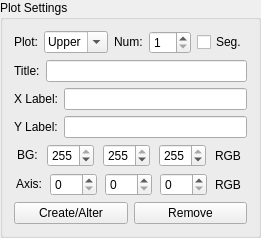
       <widget class="QGroupBox" name="groupBox_7">
        <property name="sizePolicy">
         <sizepolicy hsizetype="Preferred" vsizetype="Fixed">
          <horstretch>0</horstretch>
          <verstretch>0</verstretch>
         </sizepolicy>
        </property>
        <property name="title">
         <string>Plot Settings</string>
        </property>
        <layout class="QVBoxLayout" name="verticalLayout_13">
         <property name="sizeConstraint">
          <enum>QLayout::SetMinimumSize</enum>
         </property>
         <item>
          <layout class="QHBoxLayout" name="horizontalLayout_13">
           <item>
            <widget class="QLabel" name="label_36">
             <property name="sizePolicy">
              <sizepolicy hsizetype="Fixed" vsizetype="Fixed">
               <horstretch>0</horstretch>
               <verstretch>0</verstretch>
              </sizepolicy>
             </property>
             <property name="text">
              <string>Plot:</string>
             </property>
            </widget>
           </item>
           <item>
            <widget class="QComboBox" name="plt_set_ul">
             <property name="sizePolicy">
              <sizepolicy hsizetype="Minimum" vsizetype="Fixed">
               <horstretch>0</horstretch>
               <verstretch>0</verstretch>
              </sizepolicy>
             </property>
             <property name="editable">
              <bool>true</bool>
             </property>
             <item>
              <property name="text">
               <string>Upper</string>
              </property>
             </item>
             <item>
              <property name="text">
               <string>Lower</string>
              </property>
             </item>
            </widget>
           </item>
           <item>
            <widget class="QLabel" name="label_9">
             <property name="sizePolicy">
              <sizepolicy hsizetype="Fixed" vsizetype="Fixed">
               <horstretch>0</horstretch>
               <verstretch>0</verstretch>
              </sizepolicy>
             </property>
             <property name="text">
              <string>Num:</string>
             </property>
            </widget>
           </item>
           <item>
            <widget class="QSpinBox" name="plot_n_set">
             <property name="minimum">
              <number>1</number>
             </property>
             <property name="maximum">
              <number>4</number>
             </property>
            </widget>
           </item>
           <item>
            <widget class="QCheckBox" name="segment">
             <property name="text">
              <string>Seg.</string>
             </property>
            </widget>
           </item>
          </layout>
         </item>
         <item>
          <layout class="QHBoxLayout" name="horizontalLayout_20">
           <item>
            <widget class="QLabel" name="label_39">
             <property name="sizePolicy">
              <sizepolicy hsizetype="Fixed" vsizetype="Fixed">
               <horstretch>0</horstretch>
               <verstretch>0</verstretch>
              </sizepolicy>
             </property>
             <property name="text">
              <string>Title:</string>
             </property>
            </widget>
           </item>
           <item>
            <widget class="QLineEdit" name="title_plot">
             <property name="sizePolicy">
              <sizepolicy hsizetype="Minimum" vsizetype="Fixed">
               <horstretch>0</horstretch>
               <verstretch>0</verstretch>
              </sizepolicy>
             </property>
             <property name="text">
              <string/>
             </property>
            </widget>
           </item>
          </layout>
         </item>
         <item>
          <layout class="QHBoxLayout" name="horizontalLayout_25">
           <item>
            <widget class="QLabel" name="label_40">
             <property name="sizePolicy">
              <sizepolicy hsizetype="Fixed" vsizetype="Fixed">
               <horstretch>0</horstretch>
               <verstretch>0</verstretch>
              </sizepolicy>
             </property>
             <property name="text">
              <string>X Label:</string>
             </property>
            </widget>
           </item>
           <item>
            <widget class="QLineEdit" name="x_label">
             <property name="sizePolicy">
              <sizepolicy hsizetype="Minimum" vsizetype="Fixed">
               <horstretch>0</horstretch>
               <verstretch>0</verstretch>
              </sizepolicy>
             </property>
            </widget>
           </item>
          </layout>
         </item>
         <item>
          <layout class="QHBoxLayout" name="horizontalLayout_26">
           <item>
            <widget class="QLabel" name="label_41">
             <property name="sizePolicy">
              <sizepolicy hsizetype="Fixed" vsizetype="Fixed">
               <horstretch>0</horstretch>
               <verstretch>0</verstretch>
              </sizepolicy>
             </property>
             <property name="text">
              <string>Y Label:</string>
             </property>
            </widget>
           </item>
           <item>
            <widget class="QLineEdit" name="y_label">
             <property name="sizePolicy">
              <sizepolicy hsizetype="Minimum" vsizetype="Fixed">
               <horstretch>0</horstretch>
               <verstretch>0</verstretch>
              </sizepolicy>
             </property>
            </widget>
           </item>
          </layout>
         </item>
         <item>
          <layout class="QHBoxLayout" name="horizontalLayout_22">
           <item>
            <widget class="QLabel" name="label_8">
             <property name="sizePolicy">
              <sizepolicy hsizetype="Fixed" vsizetype="Fixed">
               <horstretch>0</horstretch>
               <verstretch>0</verstretch>
              </sizepolicy>
             </property>
             <property name="text">
              <string>BG:</string>
             </property>
            </widget>
           </item>
           <item>
            <widget class="QSpinBox" name="spinBox_4">
             <property name="sizePolicy">
              <sizepolicy hsizetype="Fixed" vsizetype="Fixed">
               <horstretch>0</horstretch>
               <verstretch>0</verstretch>
              </sizepolicy>
             </property>
             <property name="maximum">
              <number>255</number>
             </property>
             <property name="value">
              <number>255</number>
             </property>
            </widget>
           </item>
           <item>
            <widget class="QSpinBox" name="spinBox_5">
             <property name="sizePolicy">
              <sizepolicy hsizetype="Fixed" vsizetype="Fixed">
               <horstretch>0</horstretch>
               <verstretch>0</verstretch>
              </sizepolicy>
             </property>
             <property name="maximum">
              <number>255</number>
             </property>
             <property name="value">
              <number>255</number>
             </property>
            </widget>
           </item>
           <item>
            <widget class="QSpinBox" name="spinBox_6">
             <property name="sizePolicy">
              <sizepolicy hsizetype="Fixed" vsizetype="Fixed">
               <horstretch>0</horstretch>
               <verstretch>0</verstretch>
              </sizepolicy>
             </property>
             <property name="maximum">
              <number>255</number>
             </property>
             <property name="value">
              <number>255</number>
             </property>
            </widget>
           </item>
           <item>
            <widget class="QLabel" name="label_5">
             <property name="sizePolicy">
              <sizepolicy hsizetype="Fixed" vsizetype="Preferred">
               <horstretch>0</horstretch>
               <verstretch>0</verstretch>
              </sizepolicy>
             </property>
             <property name="text">
              <string>RGB</string>
             </property>
            </widget>
           </item>
          </layout>
         </item>
         <item>
          <layout class="QHBoxLayout" name="horizontalLayout_24">
           <item>
            <widget class="QLabel" name="label_10">
             <property name="sizePolicy">
              <sizepolicy hsizetype="Fixed" vsizetype="Fixed">
               <horstretch>0</horstretch>
               <verstretch>0</verstretch>
              </sizepolicy>
             </property>
             <property name="text">
              <string>Axis:</string>
             </property>
            </widget>
           </item>
           <item>
            <widget class="QSpinBox" name="spinBox_8">
             <property name="sizePolicy">
              <sizepolicy hsizetype="Fixed" vsizetype="Fixed">
               <horstretch>0</horstretch>
               <verstretch>0</verstretch>
              </sizepolicy>
             </property>
             <property name="maximum">
              <number>255</number>
             </property>
             <property name="value">
              <number>0</number>
             </property>
            </widget>
           </item>
           <item>
            <widget class="QSpinBox" name="spinBox_9">
             <property name="sizePolicy">
              <sizepolicy hsizetype="Fixed" vsizetype="Fixed">
               <horstretch>0</horstretch>
               <verstretch>0</verstretch>
              </sizepolicy>
             </property>
             <property name="maximum">
              <number>255</number>
             </property>
             <property name="value">
              <number>0</number>
             </property>
            </widget>
           </item>
           <item>
            <widget class="QSpinBox" name="spinBox_10">
             <property name="sizePolicy">
              <sizepolicy hsizetype="Fixed" vsizetype="Fixed">
               <horstretch>0</horstretch>
               <verstretch>0</verstretch>
              </sizepolicy>
             </property>
             <property name="maximum">
              <number>255</number>
             </property>
             <property name="value">
              <number>0</number>
             </property>
            </widget>
           </item>
           <item>
            <widget class="QLabel" name="label_7">
             <property name="sizePolicy">
              <sizepolicy hsizetype="Fixed" vsizetype="Preferred">
               <horstretch>0</horstretch>
               <verstretch>0</verstretch>
              </sizepolicy>
             </property>
             <property name="text">
              <string>RGB</string>
             </property>
            </widget>
           </item>
          </layout>
         </item>
         <item>
          <layout class="QHBoxLayout" name="horizontalLayout_23">
           <item>
            <widget class="QPushButton" name="ca_plot_button">
             <property name="text">
              <string>Create/Alter</string>
             </property>
             <property name="icon">
              <iconset>
               <normaloff>../../Artigo_remo/ema_fes_rowing_experiments/icons/plus.png</normaloff>../../Artigo_remo/ema_fes_rowing_experiments/icons/plus.png</iconset>
             </property>
            </widget>
           </item>
           <item>
            <widget class="QPushButton" name="rm_plot_button">
             <property name="text">
              <string>Remove</string>
             </property>
             <property name="icon">
              <iconset>
               <normaloff>../../Artigo_remo/ema_fes_rowing_experiments/icons/minus.png</normaloff>../../Artigo_remo/ema_fes_rowing_experiments/icons/minus.png</iconset>
             </property>
            </widget>
           </item>
          </layout>
         </item>
        </layout>
       </widget>
